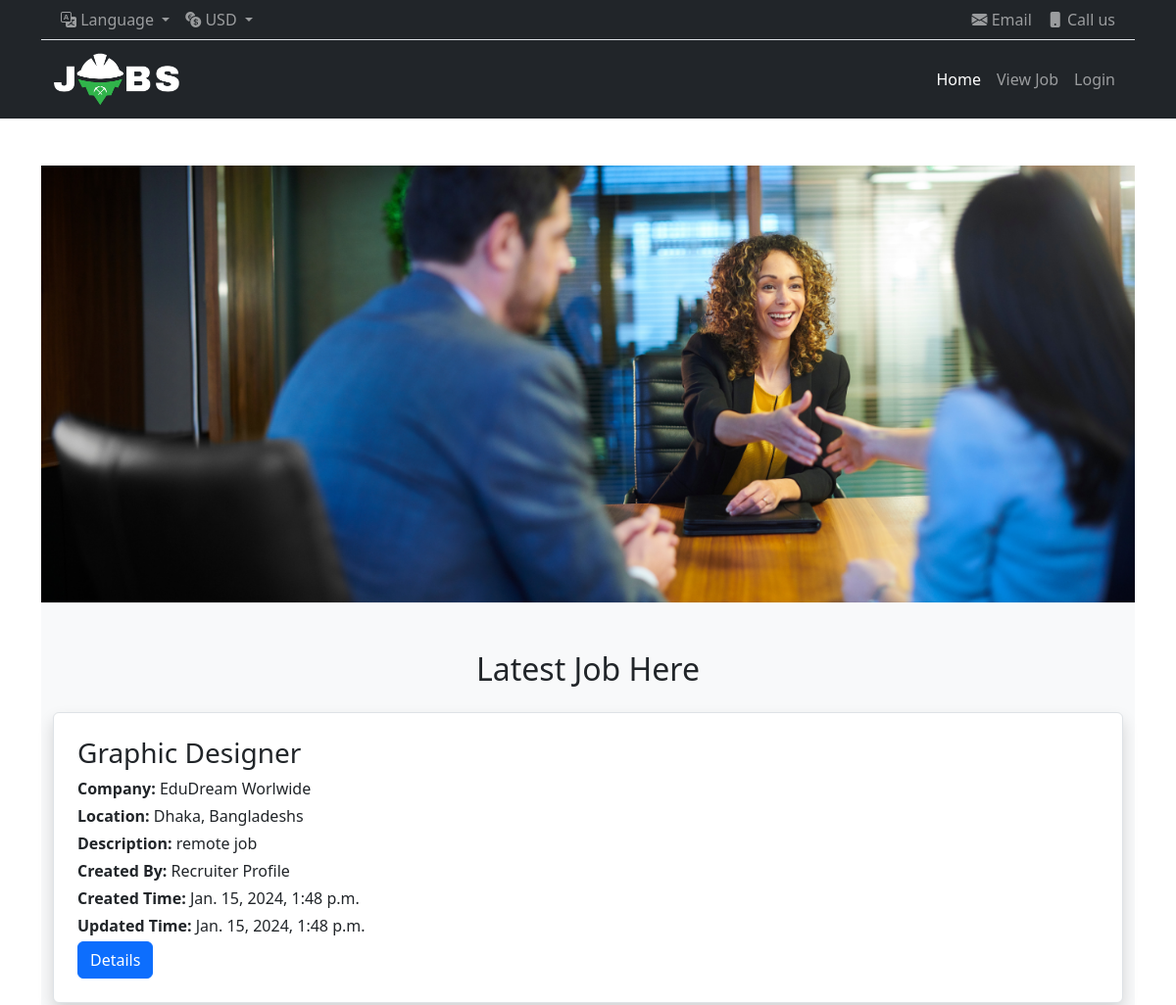
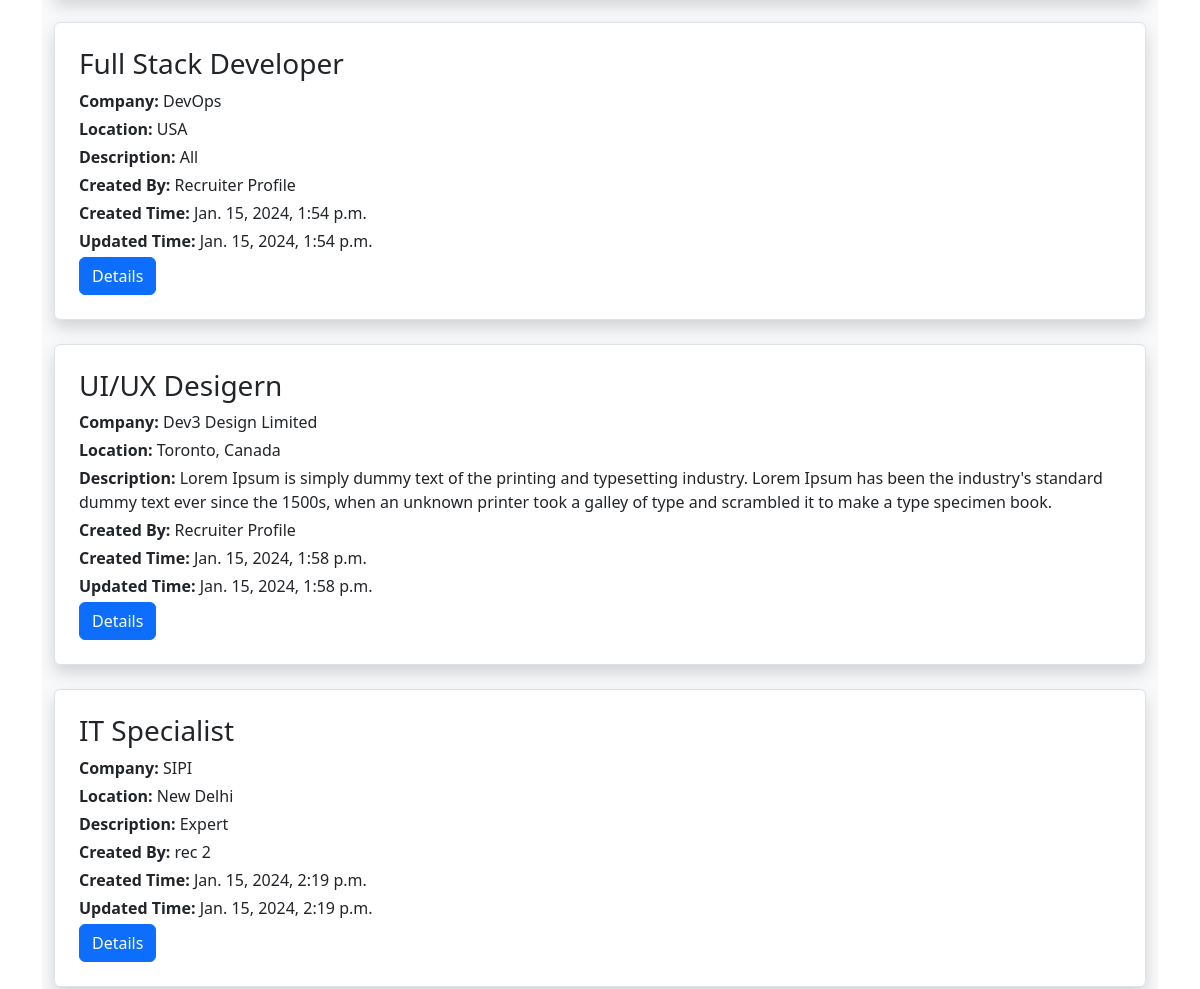
Page /viewjobPage/ (upper part) on the earlier database version (2 pictures, top to bottom).
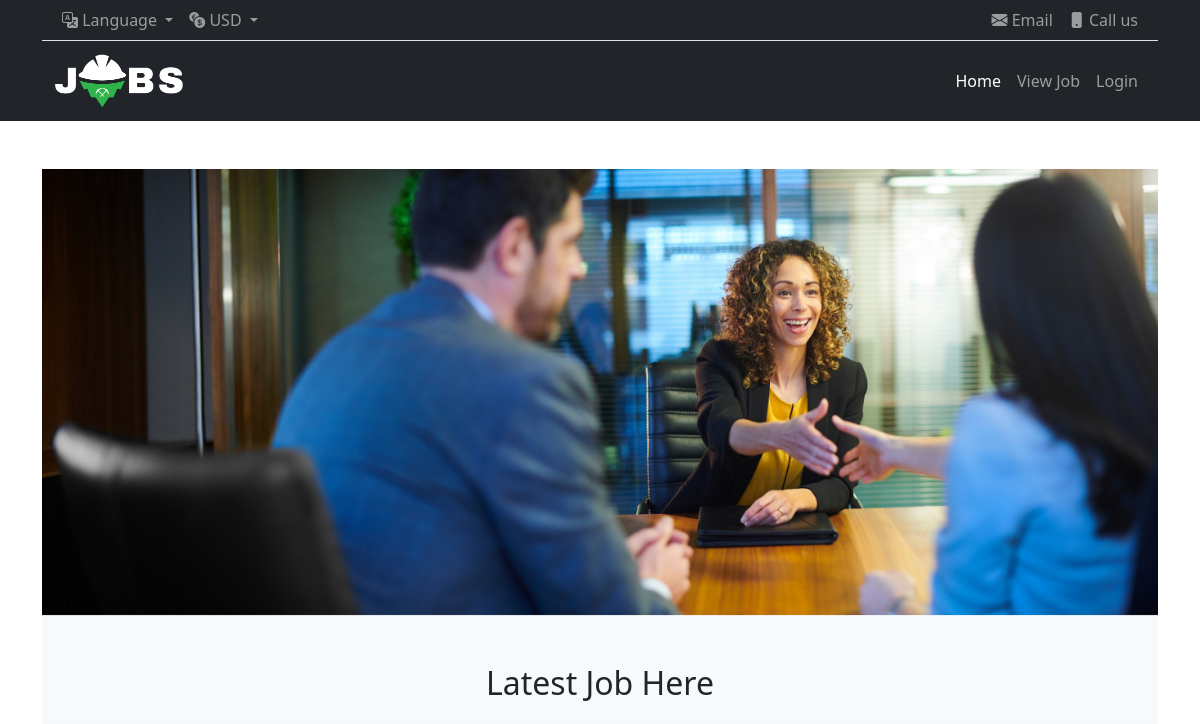
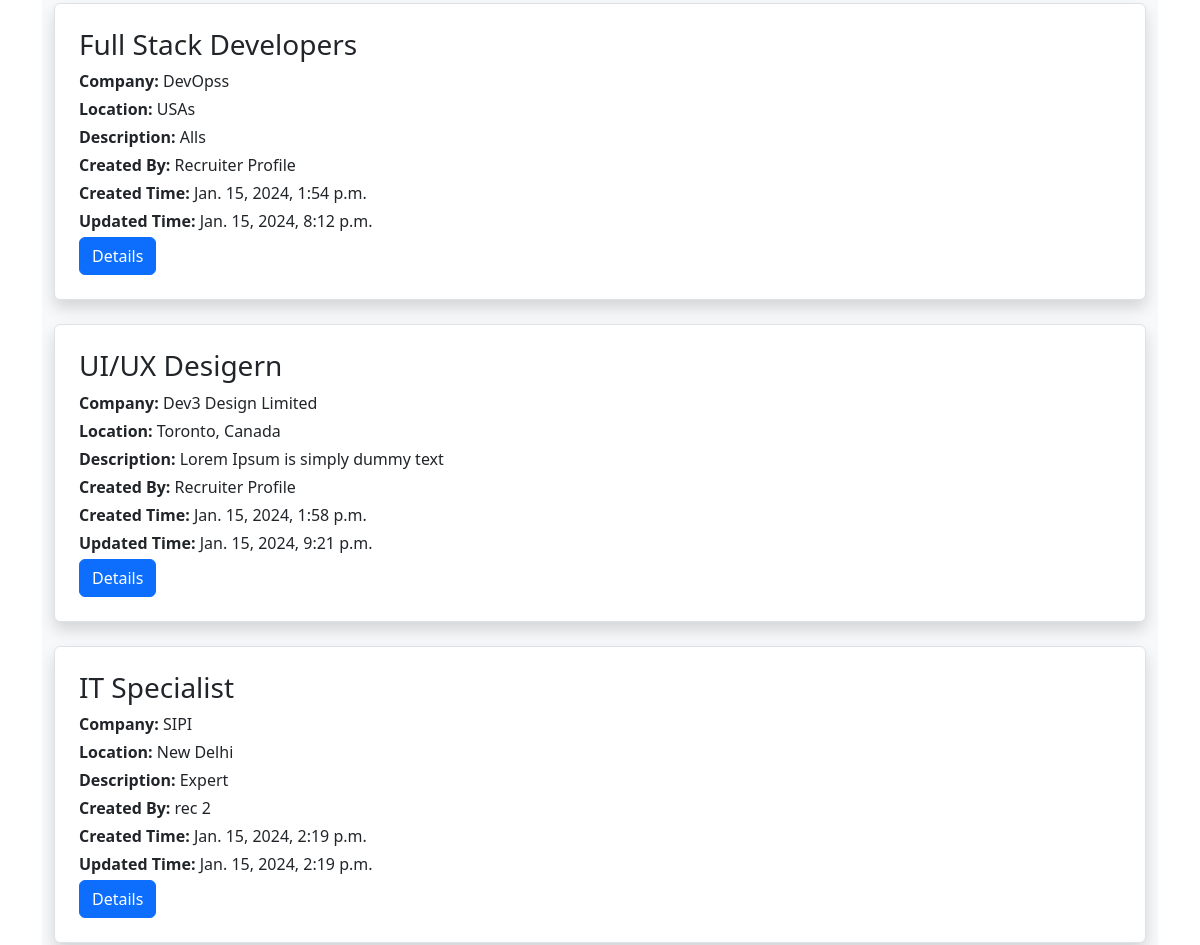
Same page on the later database version (2 pictures, top to bottom).
### portalApp/models.py (models this page shows, shortened)
class job_model(models.Model):
    job_title = models.CharField(max_length=100, null=True)
    company_name = models.CharField(max_length=100, null=True)
    location = models.CharField(max_length=100, null=True)
    description = models.TextField()
    job_image = models.ImageField(upload_to='job_image/', null=True)
    create_at = models.DateTimeField(auto_now_add=True, null=True)
    update_at = models.DateTimeField(auto_now=True, null=True)
    job_creator = models.ForeignKey(Custom_User, on_delete=models.CASCADE)

### authentication/models.py (models this page shows)
class Custom_User(AbstractUser):
    USER=[
        ('Applicant','Applicant'),('Recruiter','Recruiter'),('Admin','Admin'),
    ]
    display_name=models.CharField(max_length=100)
    email = models.EmailField()
    password=models.CharField(max_length=100)
    user_type=models.CharField(choices=USER, max_length=120)
    profile_image = models.ImageField(upload_to='profile_pic/', null=True)
    otp_token = models.CharField(max_length = 6, blank = True, null = True)
    about= models.TextField(null=True, blank = True)
    def __str__(self):
        return self.display_name

### portalApp/views.py (the view)
# urls.py: path('viewjobPage/', views.viewjobPage, name='viewjobPage'),
def viewjobPage(request):
    job=job_model.objects.all()
    context={
        'jobs':job
    }
    return render(request,"viewjob.html",context)

### portalApp/templates/viewjob.html (shortened to what this page needs)
{% extends "base.html" %}
{% load static %}
{% block cover %}
{% block slider %}
    <img src="{% static 'img/6.png' %}" class="d-block w-100" alt="...">
{% endblock slider %}
{% endblock cover %}
{% block content %}
<section class="job-listings bg-light py-5">
    <div class="container">
        <h2 class="text-center mb-4">Latest Job Here</h2>
        <ul class="list-group">
            {% for job in jobs %}
                <li class="mb-4 p-4 border rounded shadow list-group-item">
                    <h3 class="mb-2">{{ job.job_title }}</h3>
                    <p class="mb-1"><strong>Company:</strong> {{ job.company_name }}</p>
                    <p class="mb-1"><strong>Location:</strong> {{ job.location }}</p>
                    <p class="mb-1"><strong>Description:</strong> {{ job.description | truncatewords:70 }}</p>
                    <div class="">
                        <div>
                            <p class="mb-1"><strong>Created By:</strong> {{ job.job_creator }}</p>
                            <p class="mb-1"><strong>Created Time:</strong> {{ job.create_at }}</p>
                            {% if job.update_at and job.created_at != job.update_at %}
                                <p class="mb-1"><strong>Updated Time:</strong> {{ job.update_at }}</p>
                            {% endif %}
                        </div>
                        {% if user.user_type == 'Applicant' %}
                            <a href="{% url 'applyPage' job.id %}" class="btn btn-primary">Apply Now</a>
                        {% else  %}
                            <a href="{% url 'home' %}" class="btn btn-primary">Details</a>
                        {% endif %}
                    </div>
                </li>
            {% endfor %}
        </ul>
    </div>
</section>
{% endblock content %}

### authentication/templates/base.html (shortened to what this page needs)
<!doctype html>
<html lang="en">
  <head>
    <link href="https://cdn.jsdelivr.net/npm/bootstrap@5.3.2/dist/css/bootstrap.min.css" rel="stylesheet">
    <link rel="stylesheet" href="https://cdn.jsdelivr.net/npm/bootstrap-icons@1.11.3/font/bootstrap-icons.min.css">
  </head>
  <body>
    <header class="bg-dark">
      <div class="container">
        {% include 'navbar.html' %}
      </div>
    </header>
    <main class="my-5">
      <div class="container">
        {% block cover %}{% endblock cover %}
        {% block content %}{% endblock content %}
      </div>
    </main>
  </body>
  </body>
</html>

### authentication/templates/navbar.html (shortened to what this page needs)
{% load static %}
<nav class="navbar navbar-expand-sm navbar-dark bg-dark border-bottom p-md-0">
    <div class="container">
      <div class="collapse navbar-collapse" id="navbarTop4">
        <ul class="navbar-nav me-auto">
          <li class="nav-item dropdown">
            <a href="#" class="nav-link dropdown-toggle" data-bs-toggle="dropdown">
              <i class="bi bi-translate"></i> Language
            </a>
          </li>
          <li class="nav-item dropdown">
            <a href="#" class="nav-link dropdown-toggle" data-bs-toggle="dropdown">
              <i class="bi bi-currency-exchange"></i> USD
            </a>
          </li>
        </ul>
        <ul class="navbar-nav">
          <li class="nav-item">
            <a href="#" class="nav-link">
              <i class="bi bi-envelope-fill"></i> Email
            </a>
          </li>
          <li class="nav-item">
            <a href="#" class="nav-link">
              <i class="bi bi-phone-fill"></i> Call us
            </a>
          </li>
        </ul>
      </div>
    </div>
  </nav>
<nav class="navbar navbar-expand-lg navbar-dark bg-dark">
    <div class="container">
      <a class="navbar-brand" href="{% url 'home' %}">
        <img class='w-25' src="{% static '/img/logo.png' %}" alt="Logo">
      </a>
      <div class="collapse navbar-collapse" id="navbarNav">
        <ul class="navbar-nav ms-auto">
          <li class="nav-item">
            <a class="nav-link active" href="{% url 'home' %}">Home</a>
          </li>
          {% if user.user_type == 'Recruiter' %}
          <li class="nav-item">
            <a class="nav-link" href="{% url 'add_job_Page' %}">Add Job</a>
          </li>
          <li class="nav-item">
            <a href="{% url "viewjobPage" %}" class="nav-link">View Job</a>
          </li>
          <li class="nav-item">
            <a class="nav-link" href="{% url 'ProfilePage' %}">Profile</a>
          </li>
          <li class="nav-item">
            <a class="nav-link" href="{% url 'logout' %}">Logout</a>
          </li>
          {% else %}
          <li class="nav-item">
            <a href="{% url "viewjobPage" %}" class="nav-link">View Job</a>
          </li>
          <li class="nav-item">
            <a class="nav-link" href="{% url 'login' %}">Login</a>
          </li>
          {% endif %}
        </ul>
      </div>
    </div>
  </nav>

### authentication/templates/footer.html (shortened to what this page needs)
{% load static %}

Differences in the rows shown:
removed job_model: job_title "Graphic Designer", company_name "EduDream Worlwide", location "Dhaka, Bangladeshs", description "remote job", job_creator "Recruiter Profile", create_at "Jan. 15, 2024, 1:48 p.m.", update_at "Jan. 15, 2024, 1:48 p.m."
changed job_model: job_title "Full Stack Developer" → "Full Stack Developers"; company_name "DevOps" → "DevOpss"; location "USA" → "USAs"; description "All" → "Alls"; update_at "Jan. 15, 2024, 1:54 p.m." → "Jan. 15, 2024, 8:12 p.m."
changed job_model "UI/UX Desigern": description "Lorem Ipsum is simply dummy text of the printing and typesetting industry. Lorem Ipsum has been the industry's standard dummy text ever since the 1500s, when an unknown printer took a galley of type and scrambled it to make a type specimen book." → "Lorem Ipsum is simply dummy text"; update_at "Jan. 15, 2024, 1:58 p.m." → "Jan. 15, 2024, 9:21 p.m."
